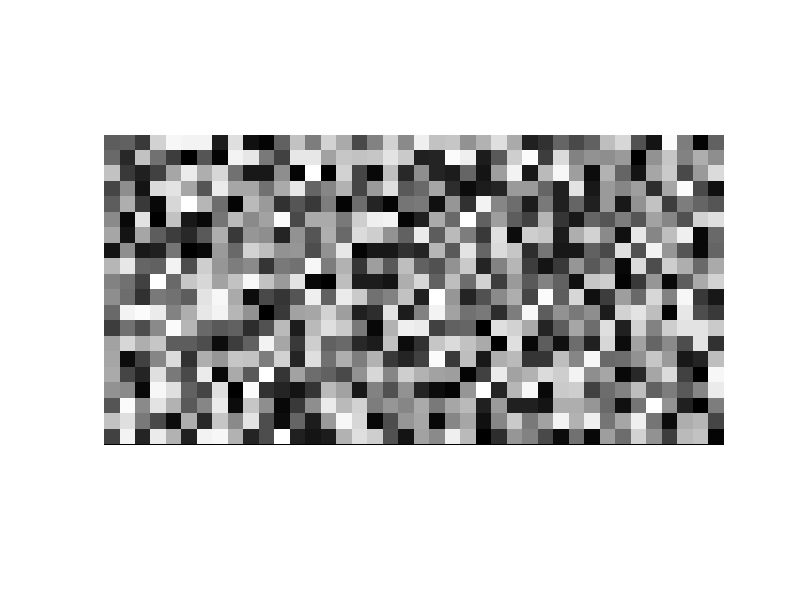
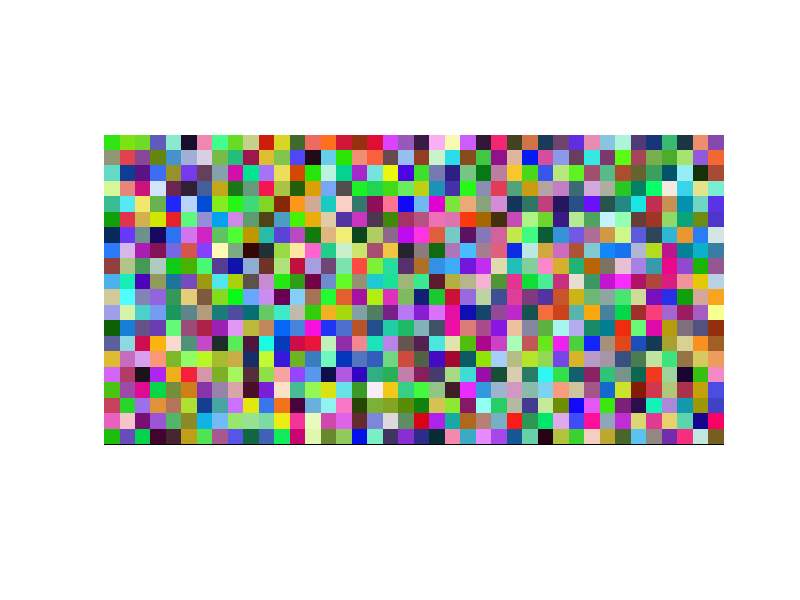

Here is the MATLAB script that generated these plots, in order: (Note: this script raises an error after producing the figures.)
% Cragamos las subcarpetas
addpath("Funciones");
addpath("Imagenes");

%Practica echa en clase

T1 = uint8(255*rand(20,40));
imshow(T1);
T2 = uint8(255*rand(20,40,3));
figure,imshow(T2); % al poner figure delante, abrira otra ventana para la previsualización
clear,clc,close all;

% Leer imagenes
I=imread('X.jpg'); % Imagen en escala de grises - ver variable en workspace (el asume que la imagen es de color, le asigna a RGB el mismo color porque asume que esta en el mismo color con la información normalizada valor/256 )
Ic = imread('P1_1.jpg'); % Imagen en color

% Obtencion filas y columnas
[NumFilas NumColumnas NumComp] = size (I);
[NumFilas NumColumnas NumComp] = size (Ic);

% Visualizar variables
imshow(I),figure,imshow(Ic)
imtool(I),imtool(Ic) % inspect pixel values y coordenadas

% Acceder al valor de intensidad de coordenadas
I(3,5) % Fila 3, columna 5
Ic(3,5) % Comprobar que solo hay un valor, �que representa ese valor?

Ic(3,5,1) % componente roja
Ic(3,5,2) % componente verde
Ic(3,5,3) % componente azul

% Con imtool(I), obtenemos Pixel info: (141,200) 147
I(200,141)

% Modificar valores

% Poner rectangulo blanco en imagen intensidad
Imod = I;
Imod(100:150,200:400) = 255; 
imshow(I),figure,imshow(Imod)

% Poner rectangulo azul en imagen color
Ic_mod = Ic;
Ic_mod(100:150,200:400,1:2) = 0;
Ic_mod(100:150,200:400,3) = 255;
imshow(Ic),figure, imshow(Ic_mod)

% Seleccionar una componente de color
Ir = Ic(:,:,1);
Ig = Ic(:,:,2);
Ib = Ic(:,:,3);
imshow(Ic),figure,imshow(Ir),figure,imshow(Ig),figure,imshow(Ib)
close all;

% Histogramas
imshow(I),figure,imhist(I)

[num_pix niveles_gris] = imhist(I);

% Accede al numero de pixeles que hay en I con un nivel de gris 128
num_pix(128+1)

% Representacion histograma con stem
stem (0:255, num_pix, '.r'), hold on, imhist(I)

% Operando con imagenes
I(200,300) % Valor 151

% Guarda en una variable el valor de intensidad de ese pixel +10
A = I(200,300) + 10

% Guarda en otra variable el valor de intensidad de ese pixel +105
B = I(200,300) + 105

% �Que observas?

% IMPORTANTE: ANTES DE OPERAR CON VALORES DE IMAGENES HAY QUE HACER UNA
% CONVERSION DEL FORMATO DE LOS DATOS - DE UINT8 A DOUBLE

I = double (I);
B = I(200,300) + 105

% EJEMPLO BASICO DE PROCESAMIENTO: SEGMENTAR TODOS LOS PIXELES
% PERTENECIENTES A LETRAS X EN IMAGEN I

[N M] = size(I);

Ibin = zeros(N,M);

for i=1:N
    for j=1:M
        if I(i,j) < 100
            Ibin(i,j) = 1;
        end
    end
end

% PROGRAMACION MAS EFICAZ: 
Ibin = I < 100; % datos tipo logico
Ibin = double(I<100); % para tenerlos tipo double como antes

% Visualiza la informacion
imshow(uint8(Ibin));

imshow(uint8(255*Ibin));

% GUARDAR LA INFORMACION
save ImagenSegmentada I Ibin
imwrite(uint8(255*Ibin),'ImagenBinaria.tif');
